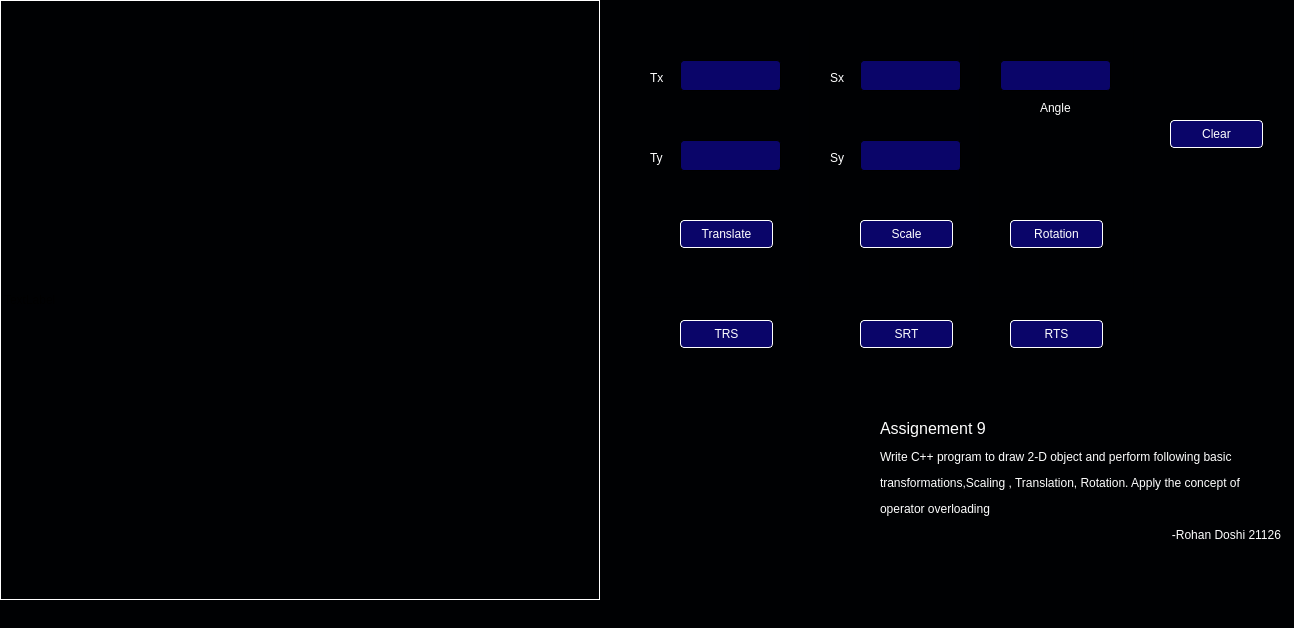
<?xml version="1.0" encoding="UTF-8"?>
<ui version="4.0">
 <class>MainWindow</class>
 <widget class="QMainWindow" name="MainWindow">
  <property name="geometry">
   <rect>
    <x>0</x>
    <y>0</y>
    <width>1294</width>
    <height>628</height>
   </rect>
  </property>
  <property name="windowTitle">
   <string>MainWindow</string>
  </property>
  <property name="styleSheet">
   <string notr="true">background-color: rgb(0,1,3)</string>
  </property>
  <widget class="QWidget" name="centralwidget">
   <widget class="QLabel" name="label_3">
    <property name="geometry">
     <rect>
      <x>830</x>
      <y>70</y>
      <width>55</width>
      <height>16</height>
     </rect>
    </property>
    <property name="styleSheet">
     <string notr="true">color: white;</string>
    </property>
    <property name="text">
     <string>Sx</string>
    </property>
   </widget>
   <widget class="QLabel" name="label">
    <property name="geometry">
     <rect>
      <x>650</x>
      <y>70</y>
      <width>55</width>
      <height>16</height>
     </rect>
    </property>
    <property name="styleSheet">
     <string notr="true">color: white;</string>
    </property>
    <property name="text">
     <string>Tx</string>
    </property>
   </widget>
   <widget class="QTextEdit" name="textEdit_3">
    <property name="geometry">
     <rect>
      <x>860</x>
      <y>60</y>
      <width>101</width>
      <height>31</height>
     </rect>
    </property>
    <property name="styleSheet">
     <string notr="true">background-color: rgb(10,5,105);
border-width: 1px;
border-style: solid;
border-radius: 4px;
color: white;</string>
    </property>
   </widget>
   <widget class="QLabel" name="label_4">
    <property name="geometry">
     <rect>
      <x>830</x>
      <y>150</y>
      <width>55</width>
      <height>16</height>
     </rect>
    </property>
    <property name="styleSheet">
     <string notr="true">color: white;</string>
    </property>
    <property name="text">
     <string>Sy</string>
    </property>
   </widget>
   <widget class="QLabel" name="label_2">
    <property name="geometry">
     <rect>
      <x>650</x>
      <y>150</y>
      <width>55</width>
      <height>16</height>
     </rect>
    </property>
    <property name="styleSheet">
     <string notr="true">color: white;</string>
    </property>
    <property name="text">
     <string>Ty</string>
    </property>
   </widget>
   <widget class="QTextEdit" name="textEdit">
    <property name="geometry">
     <rect>
      <x>680</x>
      <y>60</y>
      <width>101</width>
      <height>31</height>
     </rect>
    </property>
    <property name="styleSheet">
     <string notr="true">background-color: rgb(10,5,105);
border-width: 1px;
border-style: solid;
border-radius: 4px;
color: white;</string>
    </property>
   </widget>
   <widget class="QTextEdit" name="textEdit_5">
    <property name="geometry">
     <rect>
      <x>1000</x>
      <y>60</y>
      <width>111</width>
      <height>31</height>
     </rect>
    </property>
    <property name="styleSheet">
     <string notr="true">background-color: rgb(10,5,105);
border-width: 1px;
border-style: solid;
border-radius: 4px;
color: white;</string>
    </property>
   </widget>
   <widget class="QLabel" name="label_5">
    <property name="geometry">
     <rect>
      <x>1040</x>
      <y>100</y>
      <width>55</width>
      <height>16</height>
     </rect>
    </property>
    <property name="styleSheet">
     <string notr="true">color: white;</string>
    </property>
    <property name="text">
     <string>Angle</string>
    </property>
   </widget>
   <widget class="QTextEdit" name="textEdit_4">
    <property name="geometry">
     <rect>
      <x>860</x>
      <y>140</y>
      <width>101</width>
      <height>31</height>
     </rect>
    </property>
    <property name="styleSheet">
     <string notr="true">background-color: rgb(10,5,105);
border-width: 1px;
border-style: solid;
border-radius: 4px;
color: white;</string>
    </property>
   </widget>
   <widget class="QTextEdit" name="textEdit_2">
    <property name="geometry">
     <rect>
      <x>680</x>
      <y>140</y>
      <width>101</width>
      <height>31</height>
     </rect>
    </property>
    <property name="styleSheet">
     <string notr="true">background-color: rgb(10,5,105);
border-width: 1px;
border-style: solid;
border-radius: 4px;
color: white;</string>
    </property>
   </widget>
   <widget class="QPushButton" name="scaling">
    <property name="geometry">
     <rect>
      <x>860</x>
      <y>220</y>
      <width>93</width>
      <height>28</height>
     </rect>
    </property>
    <property name="styleSheet">
     <string notr="true">background-color: rgb(10,5,105);
border-width: 1px;
border-style: solid;
border-radius: 4px;
color: white;</string>
    </property>
    <property name="text">
     <string>Scale</string>
    </property>
   </widget>
   <widget class="QPushButton" name="rotation">
    <property name="geometry">
     <rect>
      <x>1010</x>
      <y>220</y>
      <width>93</width>
      <height>28</height>
     </rect>
    </property>
    <property name="styleSheet">
     <string notr="true">background-color: rgb(10,5,105);
border-width: 1px;
border-style: solid;
border-radius: 4px;
color: white;</string>
    </property>
    <property name="text">
     <string>Rotation</string>
    </property>
   </widget>
   <widget class="QPushButton" name="translate">
    <property name="geometry">
     <rect>
      <x>680</x>
      <y>220</y>
      <width>93</width>
      <height>28</height>
     </rect>
    </property>
    <property name="styleSheet">
     <string notr="true">background-color: rgb(10,5,105);
border-width: 1px;
border-style: solid;
border-radius: 4px;
color: white;</string>
    </property>
    <property name="text">
     <string>Translate</string>
    </property>
   </widget>
   <widget class="QLabel" name="label_6">
    <property name="geometry">
     <rect>
      <x>0</x>
      <y>0</y>
      <width>600</width>
      <height>600</height>
     </rect>
    </property>
    <property name="styleSheet">
     <string notr="true">border: 1px solid white</string>
    </property>
    <property name="text">
     <string>TextLabel</string>
    </property>
   </widget>
   <widget class="Line" name="line">
    <property name="geometry">
     <rect>
      <x>800</x>
      <y>30</y>
      <width>20</width>
      <height>261</height>
     </rect>
    </property>
    <property name="styleSheet">
     <string notr="true">color: white;</string>
    </property>
    <property name="orientation">
     <enum>Qt::Vertical</enum>
    </property>
   </widget>
   <widget class="Line" name="line_2">
    <property name="geometry">
     <rect>
      <x>970</x>
      <y>30</y>
      <width>20</width>
      <height>261</height>
     </rect>
    </property>
    <property name="orientation">
     <enum>Qt::Vertical</enum>
    </property>
   </widget>
   <widget class="Line" name="line_3">
    <property name="geometry">
     <rect>
      <x>1126</x>
      <y>30</y>
      <width>16</width>
      <height>261</height>
     </rect>
    </property>
    <property name="styleSheet">
     <string notr="true"/>
    </property>
    <property name="orientation">
     <enum>Qt::Vertical</enum>
    </property>
   </widget>
   <widget class="QPushButton" name="clear">
    <property name="geometry">
     <rect>
      <x>1170</x>
      <y>120</y>
      <width>93</width>
      <height>28</height>
     </rect>
    </property>
    <property name="styleSheet">
     <string notr="true">background-color: rgb(10,5,105);
border-width: 1px;
border-style: solid;
border-radius: 4px;
color: white;</string>
    </property>
    <property name="text">
     <string>Clear</string>
    </property>
   </widget>
   <widget class="Line" name="line_4">
    <property name="geometry">
     <rect>
      <x>640</x>
      <y>290</y>
      <width>601</width>
      <height>16</height>
     </rect>
    </property>
    <property name="orientation">
     <enum>Qt::Horizontal</enum>
    </property>
   </widget>
   <widget class="QLabel" name="label_7">
    <property name="geometry">
     <rect>
      <x>880</x>
      <y>390</y>
      <width>401</width>
      <height>181</height>
     </rect>
    </property>
    <property name="styleSheet">
     <string notr="true">color: white;</string>
    </property>
    <property name="text">
     <string>&lt;html&gt;&lt;head/&gt;&lt;body&gt;&lt;p&gt;&lt;span style=&quot; font-size:12pt;&quot;&gt;Assignement 9&lt;/span&gt;&lt;/p&gt;&lt;p&gt;Write C++ program to draw 2-D object and perform following basic&lt;/p&gt;&lt;p&gt;transformations,Scaling , Translation, Rotation. Apply the concept of&lt;/p&gt;&lt;p&gt;operator overloading&lt;/p&gt;&lt;p align=&quot;right&quot;&gt;-Rohan Doshi 21126&lt;/p&gt;&lt;/body&gt;&lt;/html&gt;</string>
    </property>
   </widget>
   <widget class="QPushButton" name="TRS">
    <property name="geometry">
     <rect>
      <x>680</x>
      <y>320</y>
      <width>93</width>
      <height>28</height>
     </rect>
    </property>
    <property name="styleSheet">
     <string notr="true">background-color: rgb(10,5,105);
border-width: 1px;
border-style: solid;
border-radius: 4px;
color: white;</string>
    </property>
    <property name="text">
     <string>TRS</string>
    </property>
   </widget>
   <widget class="QPushButton" name="SRT">
    <property name="geometry">
     <rect>
      <x>860</x>
      <y>320</y>
      <width>93</width>
      <height>28</height>
     </rect>
    </property>
    <property name="styleSheet">
     <string notr="true">background-color: rgb(10,5,105);
border-width: 1px;
border-style: solid;
border-radius: 4px;
color: white;</string>
    </property>
    <property name="text">
     <string>SRT</string>
    </property>
   </widget>
   <widget class="QPushButton" name="RTS">
    <property name="geometry">
     <rect>
      <x>1010</x>
      <y>320</y>
      <width>93</width>
      <height>28</height>
     </rect>
    </property>
    <property name="styleSheet">
     <string notr="true">background-color: rgb(10,5,105);
border-width: 1px;
border-style: solid;
border-radius: 4px;
color: white;</string>
    </property>
    <property name="text">
     <string>RTS</string>
    </property>
   </widget>
  </widget>
  <widget class="QMenuBar" name="menubar">
   <property name="geometry">
    <rect>
     <x>0</x>
     <y>0</y>
     <width>1294</width>
     <height>25</height>
    </rect>
   </property>
  </widget>
  <widget class="QStatusBar" name="statusbar"/>
 </widget>
 <resources/>
 <connections/>
</ui>
